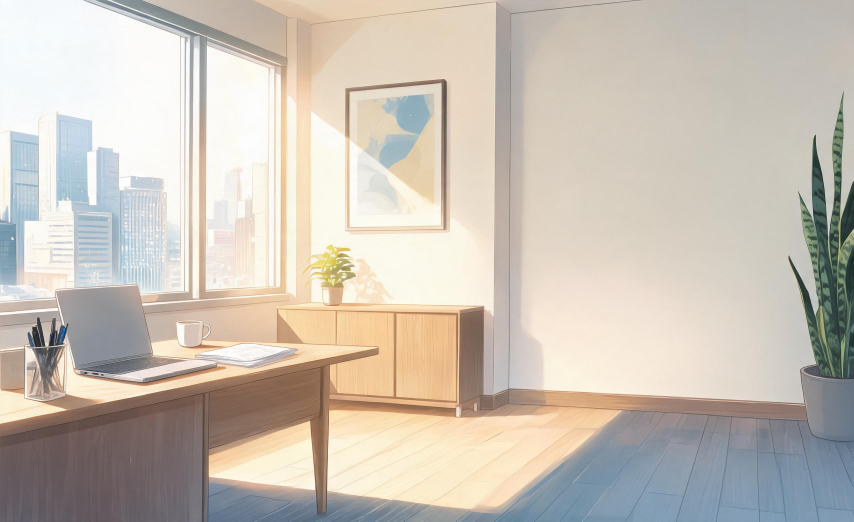
#> input picture design/CEO_UI_V2_ArtSamples_v1/raw_ai/ill_s05_office.jpg, 2560 x 1564 px (shown at 1/3 size)
$ python build.py
#> lines starting #> are read from the running program, lines starting #| are printed output that depends on the picture
"""UI V2 样板资产构建：AI 精绘源图 → 去底/规格化/导出，并生成复核预览。
用法: python build.py
"""
import json
import os
import subprocess

import numpy as np
from PIL import Image, ImageDraw, ImageFilter, ImageFont

ROOT = os.path.dirname(os.path.dirname(os.path.abspath(__file__)))
RAW_AI = os.path.join(ROOT, "raw_ai")
PNG = os.path.join(ROOT, "png")
MASTER = os.path.join(ROOT, "master")
PREVIEW = os.path.join(ROOT, "preview")
TOOLS = os.path.join(ROOT, "tools")
for d in (PNG, MASTER, PREVIEW):
    os.makedirs(d, exist_ok=True)

LO, HI = 26.0, 92.0


def key_green(im: Image.Image) -> Image.Image:
    """绿幕去除：按绿色主导度生成 alpha，并对边缘做去绿溢色。"""
    arr = np.asarray(im.convert("RGB")).astype(np.float32)
    r, g, b = arr[..., 0], arr[..., 1], arr[..., 2]
    dom = g - np.maximum(r, b)
    alpha = np.clip((HI - dom) / (HI - LO), 0.0, 1.0) * 255.0
    # 去绿溢色：把明显偏绿像素的 G 拉回 R/B 均值附近
    target = (r + b) * 0.5
    spill = np.clip(g - target, 0, None) * 0.75
    g2 = np.where(alpha < 250, g - spill, g)
    out = np.stack([r, np.clip(g2, 0, 255), b, alpha], axis=-1)
    return Image.fromarray(out.astype(np.uint8), "RGBA")


def fit_canvas(im: Image.Image, tw: int, th: int, top_margin: int = 30) -> Image.Image:
    bbox = im.split()[3].getbbox()
    im = im.crop(bbox)
    cw, ch = im.size
    scale = min(tw / cw, (th - top_margin) / ch)
    nw, nh = max(1, round(cw * scale)), max(1, round(ch * scale))
    im = im.resize((nw, nh), Image.LANCZOS)
    canvas = Image.new("RGBA", (tw, th), (0, 0, 0, 0))
    x = (tw - nw) // 2
    y = th - nh
    canvas.alpha_composite(im, (x, y))
    return canvas


def auto_head_crop(im: Image.Image, tw: int) -> Image.Image:
    """按 alpha 自动定位头部：头部高度约占画幅 70%，头顶点留 6% 余量，肩部自然入画。"""
    a = np.asarray(im)[..., 3] > 128
    rows = np.where(a.any(axis=1))[0]
    top = int(rows[0])
    widths = []
    for y in rows:
        xs = np.where(a[y])[0]
        widths.append((int(xs[0]), int(xs[-1])))
    head_w = max(w[1] - w[0] for w in widths[: int(len(widths) * 0.45)])
    shoulder_row = top
    for idx, (x0, x1) in enumerate(widths):
        if x1 - x0 > head_w * 1.45:
            shoulder_row = top + idx
            break
    head_h = max(shoulder_row - top, int((rows[-1] - top) * 0.55))
    side = int(round(head_h / 0.70))
    cy = int(round(top + 0.44 * side))
    row = widths[min(int((top + head_h * 0.55) - top), len(widths) - 1)]
    cx = (row[0] + row[1]) // 2
    half = side // 2
    box = (cx - half, cy - half, cx - half + side, cy - half + side)
    print(f"  head top={top} h={head_h} cx={cx} side={side} box={box}")
    return im.crop(box).resize((tw, tw), Image.LANCZOS)


def crop_square(im: Image.Image, cx: int, cy: int, side: int, tw: int) -> Image.Image:
    half = side // 2
    box = (cx - half, cy - half, cx - half + side, cy - half + side)
    im = im.crop(box)
    return im.resize((tw, tw), Image.LANCZOS)


def cover_crop(im: Image.Image, w: int, h: int, fx: float, fy: float) -> Image.Image:
    sw, sh = im.size
    scale = max(w / sw, h / sh)
    nw, nh = round(sw * scale), round(sh * scale)
    big = im.resize((nw, nh), Image.LANCZOS)
    x = min(max(round(nw * fx - w / 2), 0), nw - w)
    y = min(max(round(nh * fy - h / 2), 0), nh - h)
    return big.crop((x, y, x + w, y + h))


def measure(path: str) -> dict:
    im = Image.open(path)
    a = np.asarray(im.convert("RGBA"))[..., 3]
    bbox = Image.fromarray(a).getbbox() if im.mode == "RGBA" else (0, 0, im.width, im.height)
    return {
        "width": im.width,
        "height": im.height,
        "mode": im.mode,
        "alpha_min": int(a.min()) if im.mode == "RGBA" else 255,
        "alpha_max": int(a.max()) if im.mode == "RGBA" else 255,
        "opaque_ratio": round(float((a > 8).mean()), 4),
        "bbox": list(bbox),
        "bytes": os.path.getsize(path),
    }


def px_size(path):
    with Image.open(path) as i:
        return i.size


def main():
    report = []

    # ---- ILL-S05 场景（不透明） ----
    scene_src = os.path.join(RAW_AI, "ill_s05_office.jpg")
    scene = Image.open(scene_src).convert("RGB")
    scene.save(os.path.join(MASTER, "ill_s05_master_2560x1564.png"))
    scene_final = scene.resize((1080, 660), Image.LANCZOS)
    p = os.path.join(PNG, "v2_ill_s05_office_scene.png")
    scene_final.save(p, optimize=True)
    report.append({"asset_id": "ILL-S05", "file": "png/v2_ill_s05_office_scene.png", **measure(p)})

    # ---- CHR-ASSIST01 / CHR-HR01 ----
    chars = [
        ("CHR-ASSIST01", "chr_assist01.jpg", "v2_chr_assist01.png"),
        ("CHR-HR01", "chr_hr01.jpg", "v2_chr_hr01.png"),
    ]
    for aid, src, out in chars:
        keyed = key_green(Image.open(os.path.join(RAW_AI, src)))
        keyed.save(os.path.join(MASTER, out.replace(".png", "_master_alpha.png")))
        fit = fit_canvas(keyed, 720, 960)
        p = os.path.join(PNG, out)
        fit.save(p, optimize=True)
        report.append({"asset_id": aid, "file": "png/" + out, **measure(p)})

    # ---- OLD-AV-01 ----
    av_keyed = key_green(Image.open(os.path.join(RAW_AI, "old_av_01.jpg")))
    av_keyed.save(os.path.join(MASTER, "old_av_01_master_alpha.png"))
    av = auto_head_crop(av_keyed, 256)
    p = os.path.join(PNG, "v2_old_av_01.png")
    av.save(p, optimize=True)
    report.append({"asset_id": "OLD-AV-01", "file": "png/v2_old_av_01.png", **measure(p)})

    # ---- OLD-NAV-01 / 02（矢量渲染） ----
    navs = [
        ("OLD-NAV-01", "v2_old_nav_01_selected", True),
        ("OLD-NAV-02", "v2_old_nav_02_inactive", True),
    ]
    for aid, stem, alpha in navs:
        subprocess.run(
            ["node", os.path.join(TOOLS, "render.cjs"), "--in", os.path.join(ROOT, "src", stem + ".svg"),
             "--out", os.path.join(ROOT, "raw", stem + ".png"), "--w", "192", "--h", "192", "--scale", "4",
             "--alpha", "1" if alpha else "0"],
            check=True, cwd=ROOT,
        )
        img = Image.open(os.path.join(ROOT, "raw", stem + ".png")).convert("RGBA").resize((192, 192), Image.LANCZOS)
        p = os.path.join(PNG, stem + ".png")
        img.save(p, optimize=True)
        report.append({"asset_id": aid, "file": "png/" + stem + ".png", **measure(p)})

    with open(os.path.join(TOOLS, "measure_report.json"), "w", encoding="utf-8") as f:
        json.dump(report, f, ensure_ascii=False, indent=2)
    for r in report:
        print(r["asset_id"], f'{r["width"]}x{r["height"]}', r["mode"], "alpha", r["alpha_min"], r["alpha_max"],
              "coverage", r["opaque_ratio"], "bbox", r["bbox"])


if __name__ == "__main__":
    main()
#> in main, scene is the input picture: PIL image 2560x1564 RGB; mean R, G, B 201.1, 192.7, 181.9
#> in measure, `a = np.asarray(im.convert("RGBA"))[..., 3]`: a: shape (660, 1080); every value is 255
#> in measure, `bbox = Image.fromarray(a).getbbox() if im.mode == "RGBA" else (0, 0, i..`: bbox = (0, 0, 1080, 660)
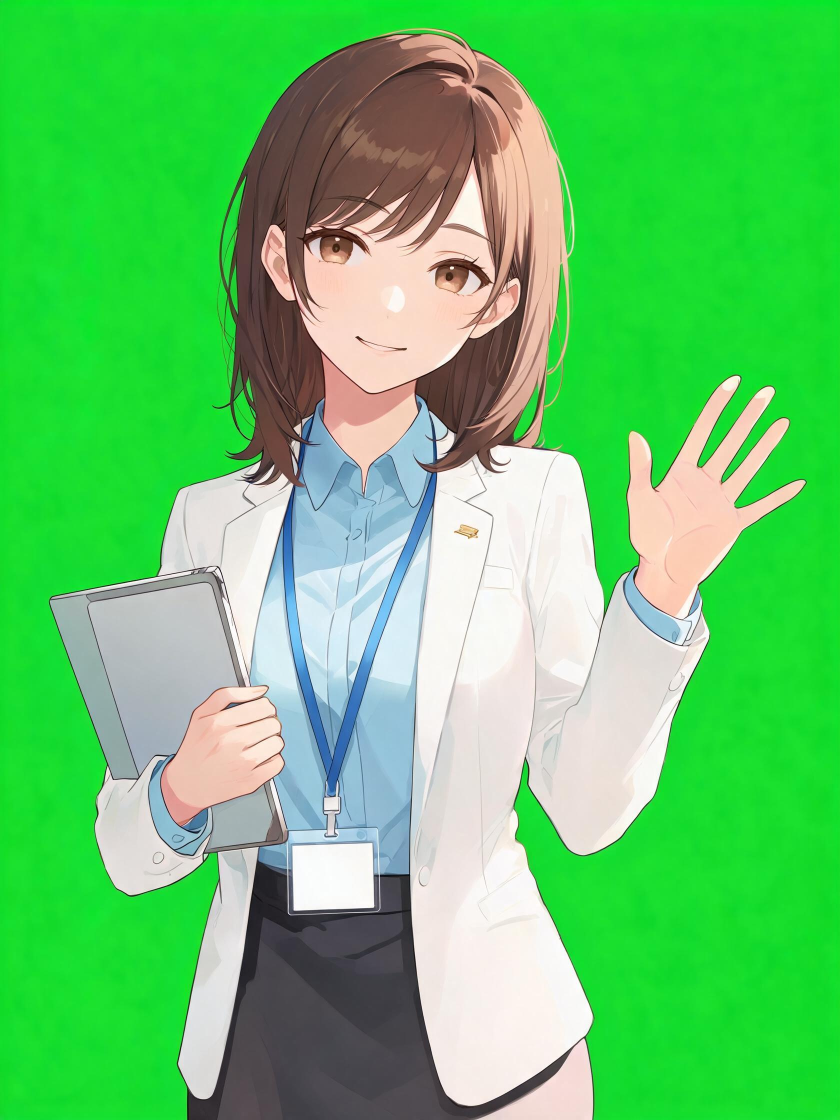
#> input picture design/CEO_UI_V2_ArtSamples_v1/raw_ai/chr_assist01.jpg, 1680 x 2240 px (shown at 1/2 size)
#> in key_green, `g2 = np.where(alpha < 250, g - spill, g)`:
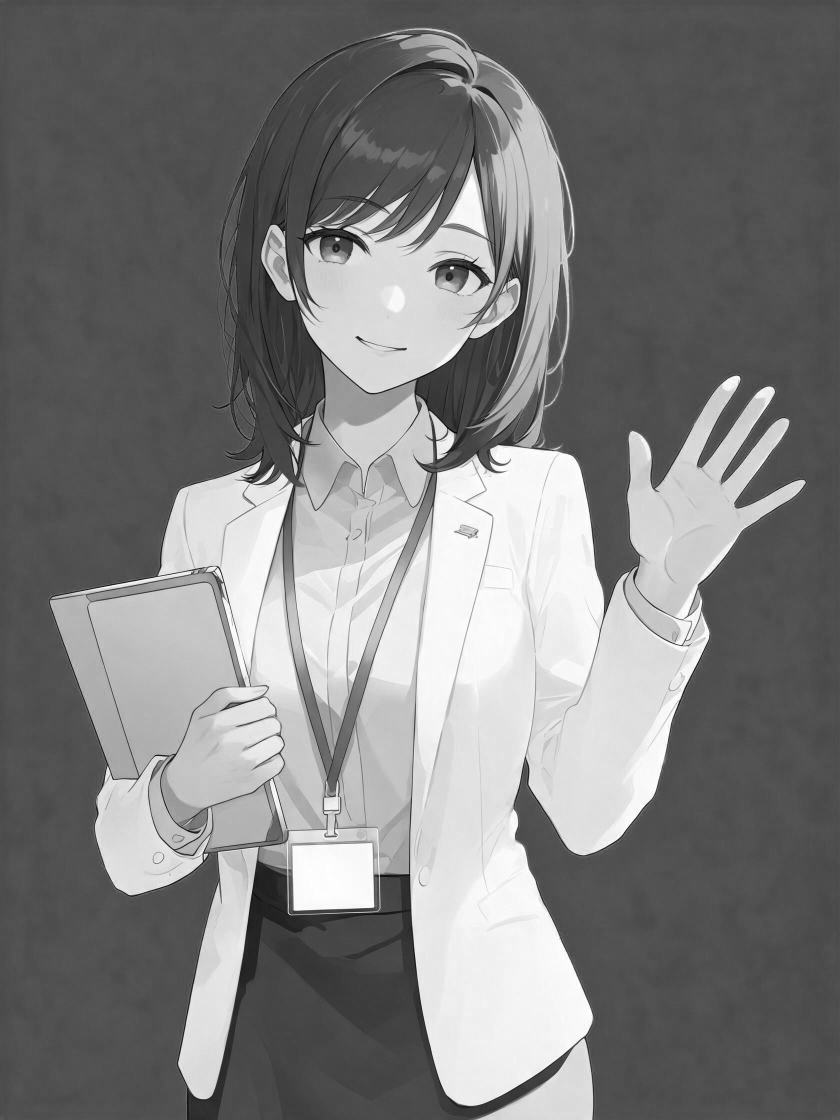
#> g2: shape (2240, 1680) float32 (shown at 1/2 size); min 0, max 255, mean 125.8
#> in key_green, `out = np.stack([r, np.clip(g2, 0, 255), b, alpha], axis=-1)`:
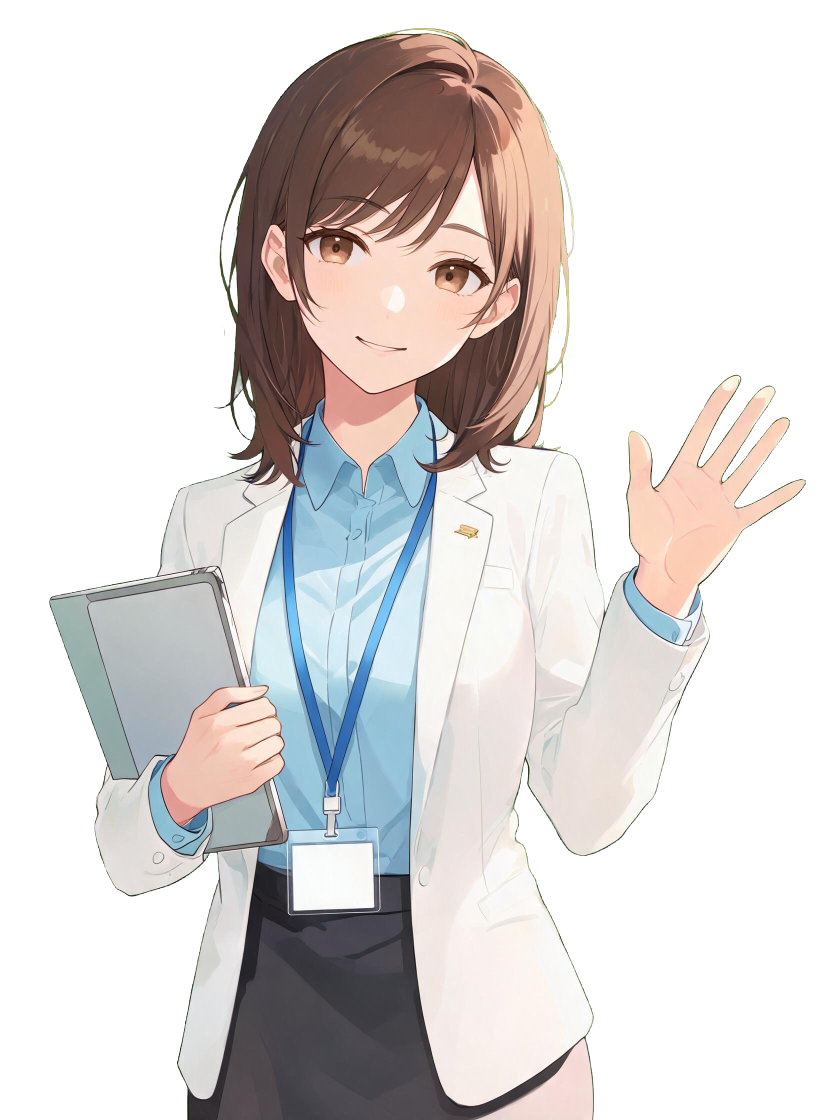
#> out: shape (2240, 1680, 4) float32 (shown at 1/2 size); mean of channels 0, 1, 2, 3 100.4, 125.9, 105.3, 123.3; transparent parts drawn white
#> in fit_canvas, `bbox = im.split()[3].getbbox()`: bbox = (98, 56, 1613, 2240)
#> in fit_canvas, `im = im.resize((nw, nh), Image.LANCZOS)`:
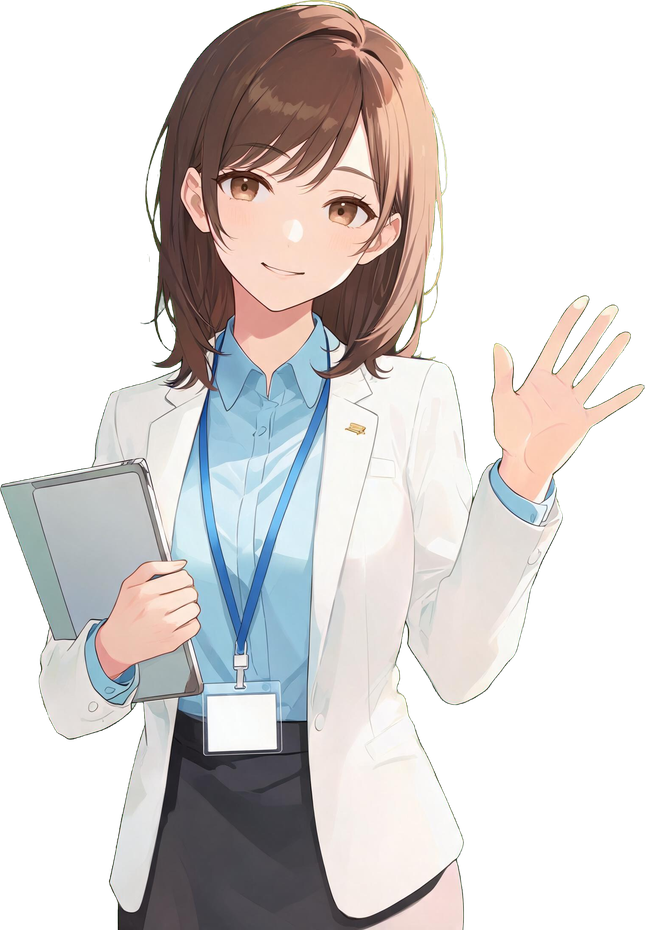
#> im: PIL image 645x930 RGBA; mean R, G, B, A 100.7, 96.5, 95.1, 139.7; transparent parts drawn white
#> in fit_canvas, `canvas = Image.new("RGBA", (tw, th), (0, 0, 0, 0))`: canvas: PIL image 720x960 RGBA; every value is 0
#> in measure (call 2), `a = np.asarray(im.convert("RGBA"))[..., 3]`:
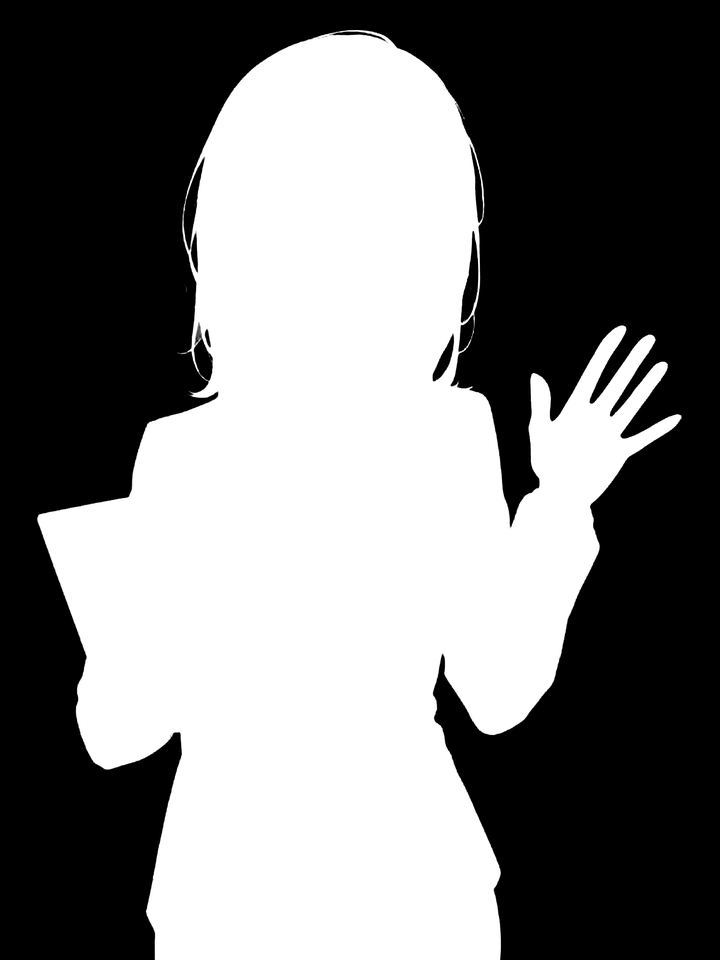
#> a: shape (960, 720); min 0, max 255, mean 121.3
#> in measure (call 2), `bbox = Image.fromarray(a).getbbox() if im.mode == "RGBA" else (0, 0, i..`: bbox = (37, 30, 682, 960)
#> pass 2 of the loop in main, `for aid, src, out in chars:`:
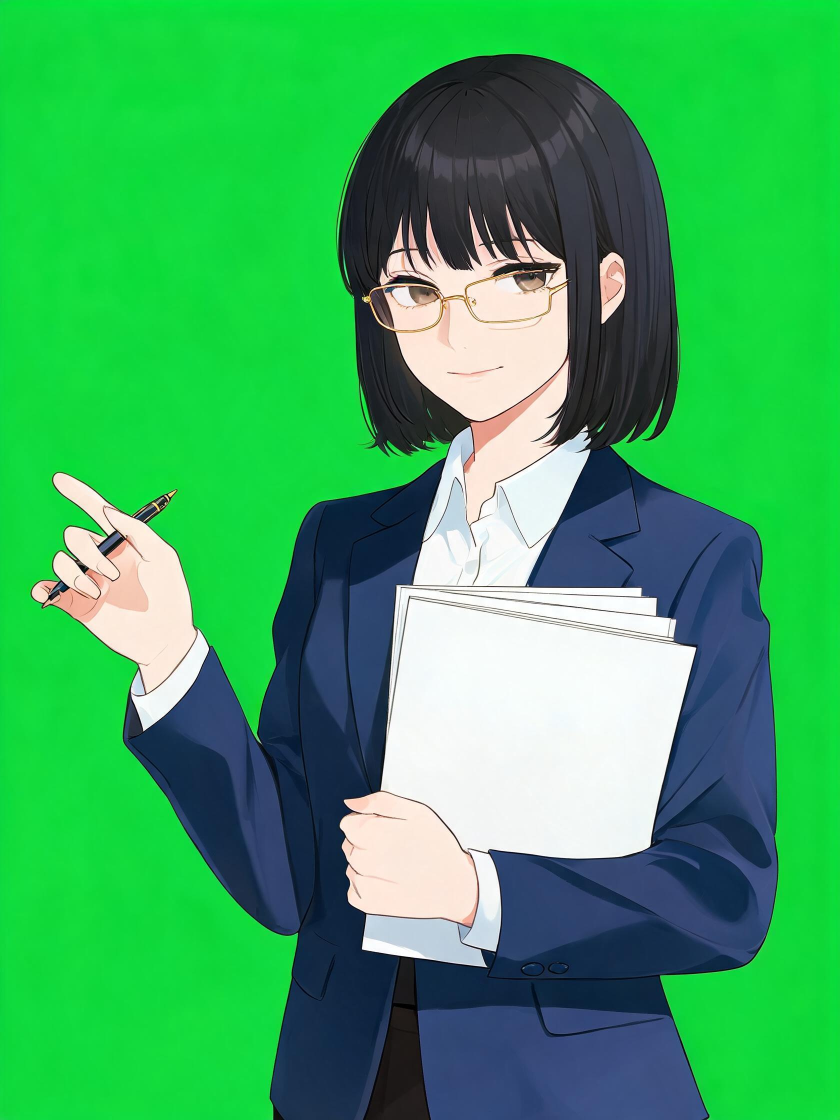
#> input picture design/CEO_UI_V2_ArtSamples_v1/raw_ai/chr_hr01.jpg, 1680 x 2240 px (shown at 1/2 size)
#> in key_green (call 2), `out = np.stack([r, np.clip(g2, 0, 255), b, alpha], axis=-1)`:
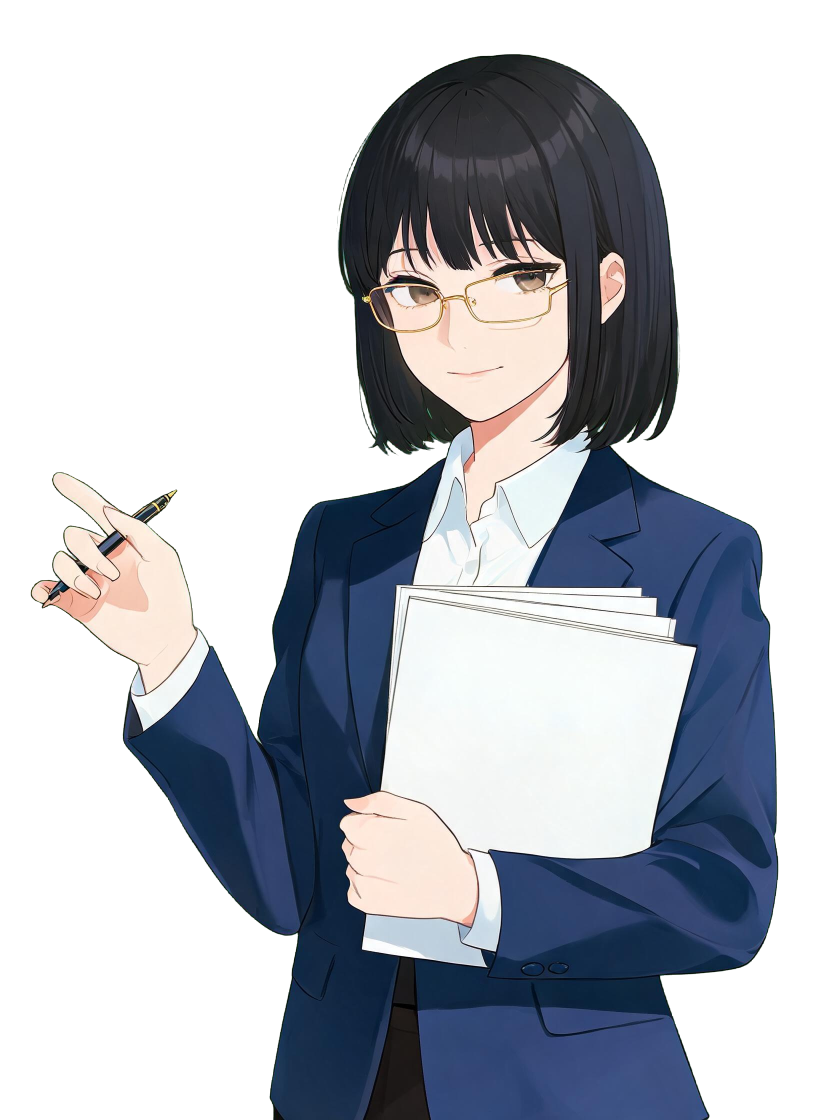
#> out: shape (2240, 1680, 4) float32 (shown at 1/2 size); mean of channels 0, 1, 2, 3 61, 99.7, 95.6, 124.9; transparent parts drawn white
#> in measure (call 3), `a = np.asarray(im.convert("RGBA"))[..., 3]`:
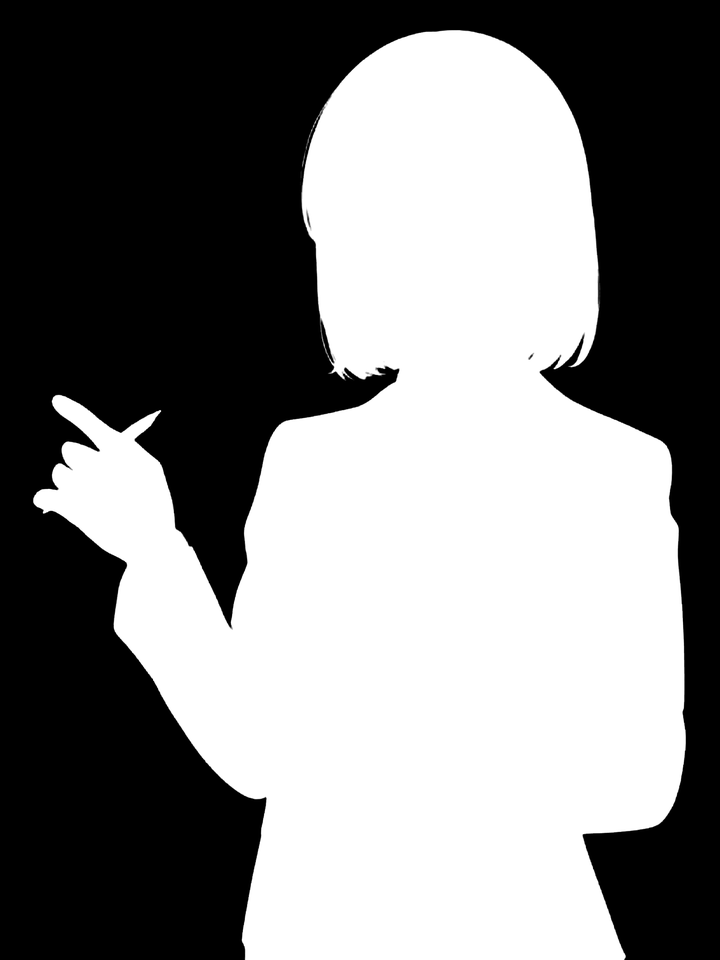
#> a: shape (960, 720); min 0, max 255, mean 129
#> in measure (call 3), `bbox = Image.fromarray(a).getbbox() if im.mode == "RGBA" else (0, 0, i..`: bbox = (33, 30, 686, 960)
#> (the run stopped early here; a loop or call above may not have finished)
